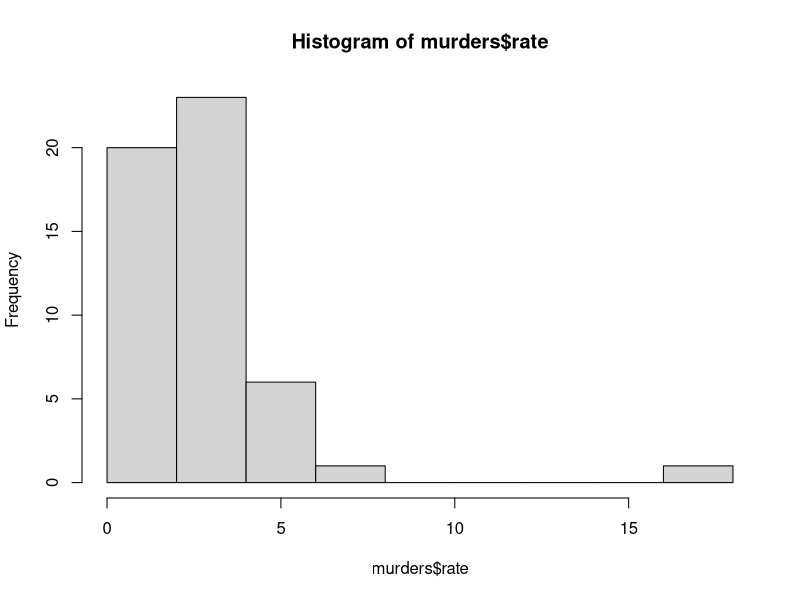

Here is the R script that generated this plot: (Note: this script raises an error after producing the figure.)
## Percentiles are special cases for quantiles.
## percentiles are the quantile that u obtain
## we are gonna code things that are common in eda
## the case of p=0.25. the 25th percentile.
## this will give use the num of which 25 percent other data is below.
## 50th percentile is the most famous one which is also known as median.

## In normal distribution, median and avg are the same!!

library(dslabs)
library(dplyr)
library(tidyverse)
data(murders)


## histogram
murders <- mutate(murders, rate=total/population*100000)
count <- murders$population
hist(murders$rate)
## qq-plot
qqplot()
abline(0,1)
## the normal approximation does not apply
## only a succinct summary


## boxplot is useful to make a quick comparison to 2 or more data together
